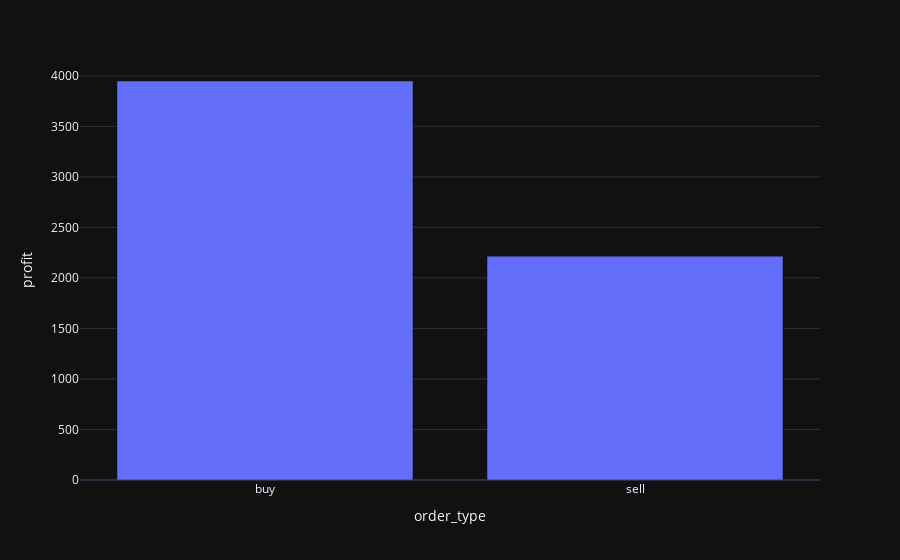
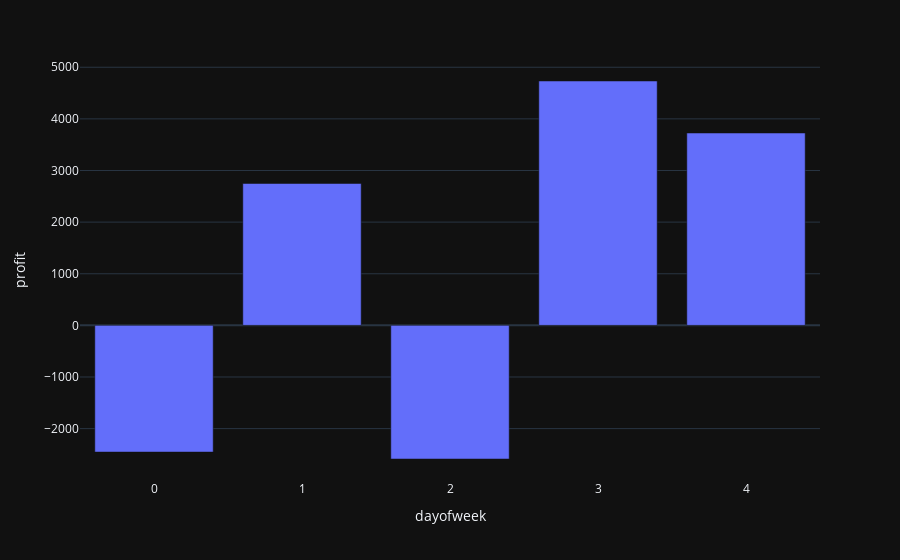

Source (notebook cell) for these figures, in order:
### Code cell
evaluate_backtest(bt.trades)

### Figure 1 — Plotly figure (JSON) as saved in the notebook; plotly's stock layout.template omitted (floating-point values rounded to 4 significant figures)
{"data": [{"alignmentgroup": "True", "hovertemplate": "order_type=%{x}<br>profit=%{y}<extra></extra>", "legendgroup": "", "marker": {"color": "#636efa", "pattern": {"shape": ""}}, "name": "", "offsetgroup": "", "orientation": "v", "showlegend": false, "textposition": "auto", "x": ["buy", "sell"], "xaxis": "x", "y": [3949.0, 2216.0], "yaxis": "y", "type": "bar"}], "layout": {"xaxis": {"anchor": "y", "domain": [0.0, 1.0], "title": {"text": "order_type"}}, "yaxis": {"anchor": "x", "domain": [0.0, 1.0], "title": {"text": "profit"}}, "legend": {"tracegroupgap": 0}, "margin": {"t": 60}, "barmode": "relative"}}

### Figure 2 — Plotly figure (JSON) as saved in the notebook; plotly's stock layout.template omitted (floating-point values rounded to 4 significant figures)
{"data": [{"alignmentgroup": "True", "hovertemplate": "dayofweek=%{x}<br>profit=%{y}<extra></extra>", "legendgroup": "", "marker": {"color": "#636efa", "pattern": {"shape": ""}}, "name": "", "offsetgroup": "", "orientation": "v", "showlegend": false, "textposition": "auto", "x": [0, 1, 2, 3, 4], "xaxis": "x", "y": [-2454.0, 2748.0, -2588.0, 4734.0, 3726.0], "yaxis": "y", "type": "bar"}], "layout": {"xaxis": {"anchor": "y", "domain": [0.0, 1.0], "title": {"text": "dayofweek"}}, "yaxis": {"anchor": "x", "domain": [0.0, 1.0], "title": {"text": "profit"}}, "legend": {"tracegroupgap": 0}, "margin": {"t": 60}, "barmode": "relative"}}
